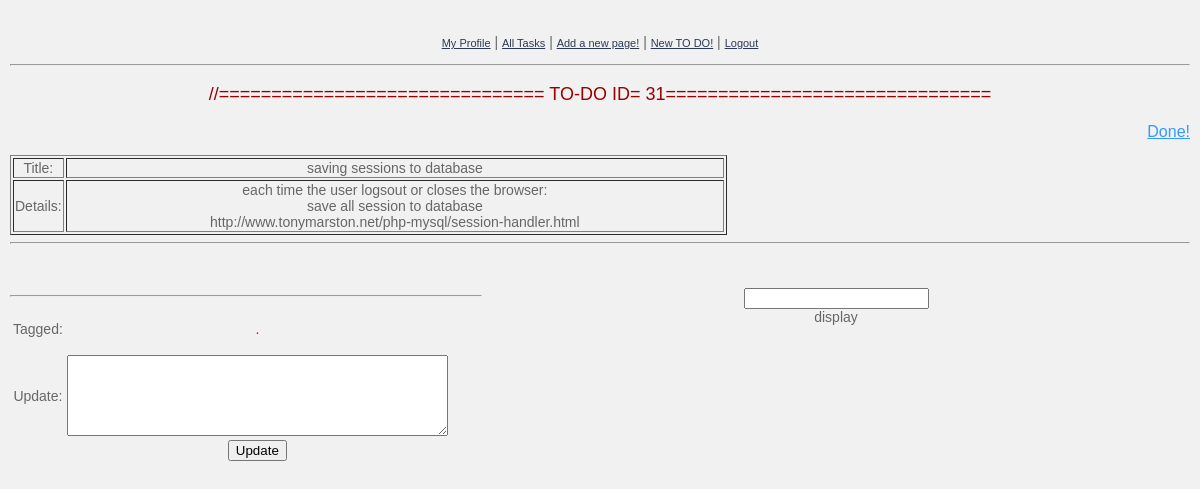
The page /update.php?object=31 (signed in) on the database its author committed.
### tables this page shows
CREATE TABLE IF NOT EXISTS `to_do` (
  `to_do_id` int(11) NOT NULL AUTO_INCREMENT,
  `page_id` int(11) NOT NULL,
  `developer_id` int(11) NOT NULL,
  `title` text NOT NULL,
  `details` text NOT NULL,
  `done` tinyint(1) NOT NULL COMMENT 'Y or N',
  `timestamp` timestamp NOT NULL DEFAULT CURRENT_TIMESTAMP,
  PRIMARY KEY (`to_do_id`)
);

### update.php (the view, shortened to what this page needs)
<?php
	include('functions/connect_db.php');
?>
<!DOCTYPE html PUBLIC "-//W3C//DTD XHTML 1.0 Transitional//EN" "http://www.w3.org/TR/xhtml1/DTD/xhtml1-transitional.dtd">
<html xmlns="http://www.w3.org/1999/xhtml">
<head>
<link href="css/update.css" rel="stylesheet" type="text/css" />
</head>
<body >
<?php
	include('minicode/menu.php');
   if(isset($_GET['object']))
   {
	$to_do_id=$_GET['object'];
	 $query="SELECT * FROM to_do WHERE to_do_id='$to_do_id'";
		if(!$results= mysql_query($query,$db_link))
		{
			echo 'query 3 error ';
			exit();
		}
		if(!$row=mysql_fetch_assoc($results))
		{
			echo 'error: to do not found :S';
		}
?>
<p align="center" style="font-size:18px;color:#900"><?php echo '//=============================== TO-DO ID= ',$to_do_id,'=============================== ' ?> </p>
<p style="text-align:right"><a style="font-size:16px; color:#39F" href="<?php echo 'full-list.php'.'?done='.$_GET['object']?>">Done!</a></p>
<table width="717" border="1"  >
  <tr>
    <td width="71">Title:</td>
    <td width="100%"><?= $row['title']?></td>
  </tr>
  <tr>
    <td>Details:</td>
    <td><?= $row['details']?></td>
  </tr>
</table>
<hr style="color:#60C"/>
<?php
   }
?>
<div id="update_form">
   <p class="float_breaker">&nbsp;</p>
  <div class="div_update_input">
         <hr/>
  <form id="form1" name="form1" method="post" action="">
          <table width="200" border="0">
           <tr>
           <td>Tagged:</td>
           <td><p id="display_tagged"> .</p> </td>
           </tr>
            <tr>
              <td>Update:</td>
              <td><label for="textarea2"></label>
              <textarea name="details" id="details" cols="45" rows="5"></textarea></td>
            </tr>
            <tr>
              <td>     </td>
              <td><input type="submit" name="updates" id="updates" value="Update" /></td>
            </tr>
          </table>
        </form>
</div>
<input type="textbox" id="text1"/>
</div>
<div id="displaydata">display</div>
</body>
</html>

### css/update.css (style rules this page uses)
body { font: 14px Verdana, Arial, Helvetica, sans-serif; color: #666666; margin: 0px; padding: 20px 10px 0px; text-align: center; background-color: #F1F1F1; }
#display_tagged { color:#F00; }
.float_breaker { clear:both; }
.div_update_input { width:40%; float:left; }
a { color: #2D3954; font-size: 11px; }

### rows shown on the page
to_do: title "saving sessions to database", details "each time the user logsout or closes the browser: save all session to database http://www.tonymarston.net/php-mysql/session-handler.html"

### other values the page prints
$to_do_id "31"
